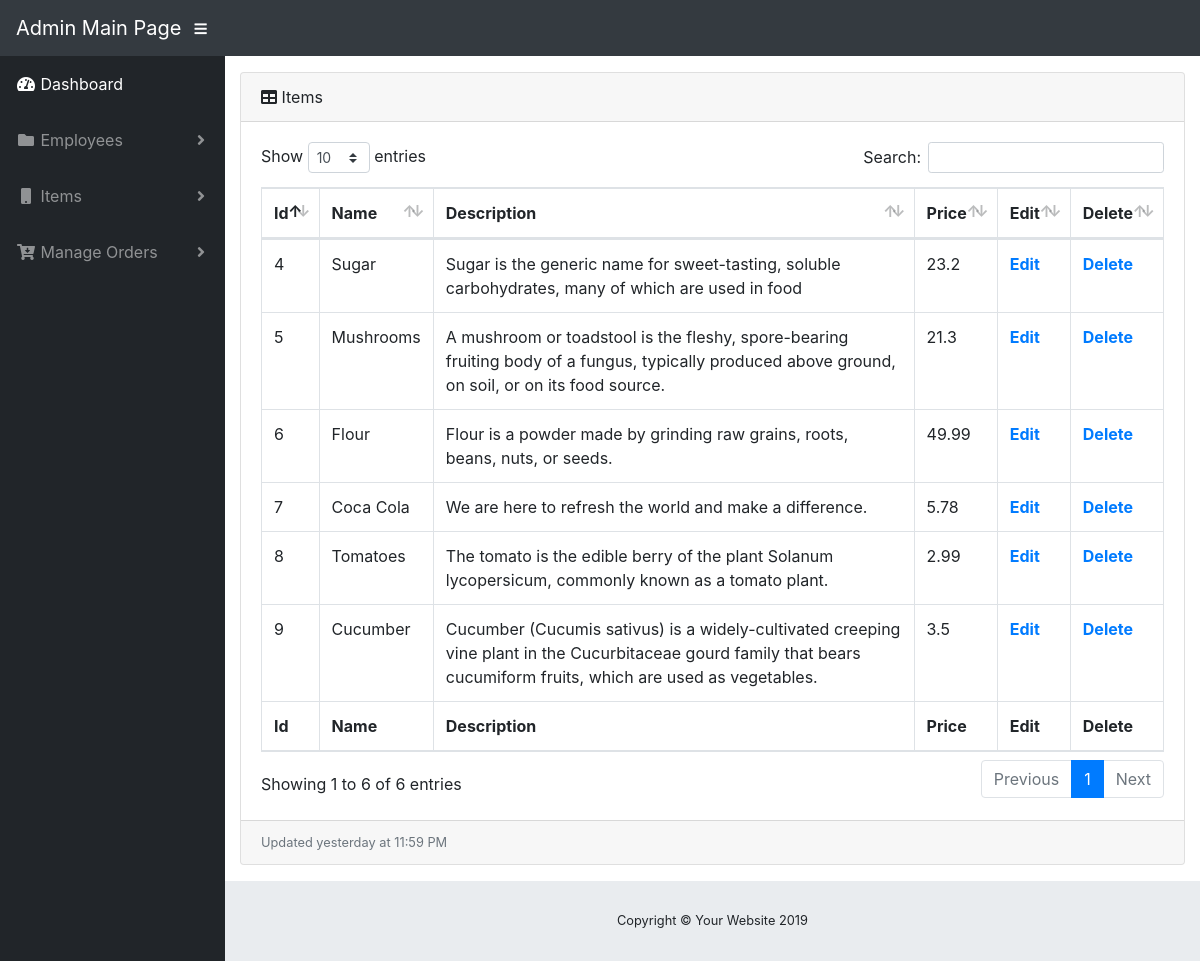
Page /showitems on the committed database.
### model.py (models this page shows)
class Items(db.Model):
    __tablename__ = "items"
    id = db.Column(db.Integer, primary_key=True)
    name = db.Column(db.Text, nullable=False)
    description = db.Column(db.Text, nullable=False)
    price = db.Column(db.Float, nullable=False)

### sm.py (the view)
@app.route('/showitems')
def showitems():
    conn = get_db_connection()
    items = conn.execute('SELECT * FROM items').fetchall()
    conn.close()
    return render_template('showitems.html', items=items)

### sm.py (called while the page is built)
def get_db_connection():
    conn = sqlite3.connect('db/storemanagement.db')
    conn.row_factory = sqlite3.Row
    return conn

### templates/showitems.html
{% extends 'base.html' %}
{% block content %}
<div class="card mb-3">
          <div class="card-header">
            <i class="fas fa-table"></i>
            Items </div>
          <div class="card-body">
            <div class="table-responsive">
              <table class="table table-bordered" id="dataTable" width="100%" cellspacing="0">
                <thead>
                  <tr>
                    <th>Id</th>
                    <th>Name</th>
                    <th>Description</th>
                    <th>Price</th>
                    <th>Edit</th>
                    <th>Delete</th>
                  </tr>
                </thead>
                <tfoot>
                  <tr>
                    <th>Id</th>
                    <th>Name</th>
                    <th>Description</th>
                    <th>Price</th>
                    <th>Edit</th>
                    <th>Delete</th>
                  </tr>
                </tfoot>
                <tbody>
                {% for item in items %}
                  <tr>
                    <td>{{ item['id'] }}</td>
                    <td>{{ item['name'] }}</td>
                    <td>{{ item['description'] }}</td>
                    <td>{{ item['price'] }}</td>
                    <th><a href="{{ url_for('edititems', id=item['id']) }}">Edit</a></th>
                    <th><a href="{{ url_for('deleteitems', id=item['id']) }}">Delete</a></th>
                  </tr>
                {% endfor %}
                </tbody>
              </table>
            </div>
          </div>
          <div class="card-footer small text-muted">Updated yesterday at 11:59 PM</div>
        </div>
{% endblock %}

### templates/base.html (shortened to what this page needs)
<!DOCTYPE html>
<html lang="en">
<head>
  <link href="../static/vendor/fontawesome-free/css/all.min.css" rel="stylesheet" type="text/css">
  <link href="../static/vendor/datatables/dataTables.bootstrap4.css" rel="stylesheet">
  <link href="../static/css/sb-admin.css" rel="stylesheet">
</head>
<body id="page-top">
  <nav class="navbar navbar-expand navbar-dark bg-dark static-top">
    <a class="navbar-brand mr-1" href="{{ url_for('index') }}">Admin Main Page</a>
    <button class="btn btn-link btn-sm text-white order-1 order-sm-0" id="sidebarToggle" href="#">
      <i class="fas fa-bars"></i>
    </button>
  </nav>
  <div id="wrapper">
    <ul class="sidebar navbar-nav">
      <li class="nav-item active">
        <a class="nav-link" href="{{ url_for('index') }}">
          <i class="fas fa-fw fa-tachometer-alt"></i>
          <span>Dashboard</span>
        </a>
      </li>
	  <li class="nav-item dropdown">
        <a class="nav-link dropdown-toggle" href="#" id="pagesDropdown" role="button" data-toggle="dropdown" aria-haspopup="true" aria-expanded="false">
          <i class="fas fa-fw fa-folder"></i>
          <span>Employees</span>
        </a>
      </li>
	  <li class="nav-item dropdown">
        <a class="nav-link dropdown-toggle" href="#" id="pagesDropdown" role="button" data-toggle="dropdown" aria-haspopup="true" aria-expanded="false">
          <i class="fas fa-fw fa-mobile"></i>
          <span>Items</span>
        </a>
      </li>
	  <li class="nav-item dropdown">
        <a class="nav-link dropdown-toggle" href="#" id="pagesDropdown" role="button" data-toggle="dropdown" aria-haspopup="true" aria-expanded="false">
          <i class="fas fa-fw fa-cart-arrow-down"></i>
          <span>Manage Orders</span>
        </a>
      </li>
    </ul>
    <div id="content-wrapper">
      <div class="container-fluid">
{% block content %} {% endblock %}
      </div>
      <footer class="sticky-footer">
        <div class="container my-auto">
          <div class="copyright text-center my-auto">
            <span>Copyright © Your Website 2019</span>
          </div>
        </div>
      </footer>
    </div>
  </div>
</body>
</html>

### rows in the picture
Items: id "4", name "Sugar", description "Sugar is the generic name for sweet-tasting, soluble carbohydrates, many of which are used in food", price "23.2"
Items: id "5", name "Mushrooms", description "A mushroom or toadstool is the fleshy, spore-bearing fruiting body of a fungus, typically produced above ground, on soil, or on its food source.", price "21.3"
Items: id "6", name "Flour", description "Flour is a powder made by grinding raw grains, roots, beans, nuts, or seeds.", price "49.99"
Items: id "7", name "Coca Cola", description "We are here to refresh the world and make a difference.", price "5.78"
Items: id "8", name "Tomatoes", description "The tomato is the edible berry of the plant Solanum lycopersicum, commonly known as a tomato plant.", price "2.99"
Items: id "9", name "Cucumber", description "Cucumber (Cucumis sativus) is a widely-cultivated creeping vine plant in the Cucurbitaceae gourd family that bears cucumiform fruits, which are used as vegetables.", price "3.5"
